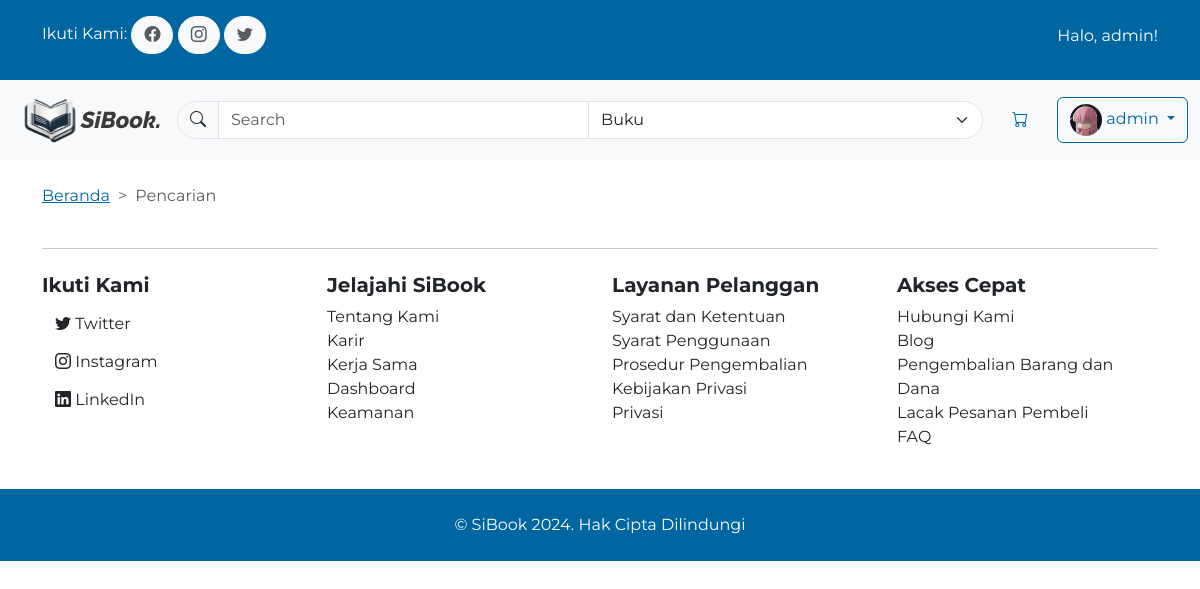
The app's page /search/ (signed in) with its own data.
### bookcommerce/models.py (models this page shows, shortened)
class Customer(AbstractUser):
    email = models.EmailField(max_length=100, unique=True)
    address = models.OneToOneField(Address, on_delete=models.SET_NULL, null=True, blank=True, db_constraint=False)
    profile_picture = models.ImageField(upload_to='profile_pictures/', default='defaults/default_profile_img.jpg', null=True, blank=True)
    groups = models.ManyToManyField('auth.Group', related_name='customers')
    user_permissions = models.ManyToManyField('auth.Permission', related_name='customers')

### bookcommerce/views.py (the view, shortened to what this page needs)
# urls.py: path('search/', search, name='search'),
def search(request):
    return render(request, 'bookcommerce/search.html')

### bookcommerce/templates/bookcommerce/search.html (shortened to what this page needs)
{% extends "bookcommerce/base.html" %}
{% load static %} {% load humanize %}
{% block content %}
<div class="container my-4">
    <div class="row">
        <div class="col" style="--bs-breadcrumb-divider: '>'">
            <nav aria-label="breadcrumb">
                <ol class="breadcrumb">
                    <li class="breadcrumb-item"><a href="/">Beranda</a></li>
                    <li class="breadcrumb-item active" aria-current="page">Pencarian</li>
                </ol>
            </nav>
        </div>
    </div>
</div>
{% endblock content %}

### bookcommerce/templates/bookcommerce/base.html (shortened to what this page needs)
{% load static %}
<!DOCTYPE html>
<html lang="en">
    <head>
        <link rel="stylesheet" href="{% static 'bookcommerce/style.css' %}" />
        <link
            rel="stylesheet"
            href="https://cdn.jsdelivr.net/npm/bootstrap-icons@1.11.3/font/bootstrap-icons.min.css"
        />
    </head>
    <body>
        <div class="d-none d-md-block bg-primary py-3 text-white">
            <div class="container">
                <div class="row">
                    <div class="col">
                        <p class="d-inline">Ikuti Kami:</p>
                        <a href="#" class="btn btn-light rounded-pill text-body-secondary">
                            <i class="bi bi-facebook"></i>
                        </a>
                        <a href="#" class="btn btn-light rounded-pill text-body-secondary">
                            <i class="bi bi-instagram"></i>
                        </a>
                        <a href="#" class="btn btn-light rounded-pill text-body-secondary">
                            <i class="bi bi-twitter"></i>
                        </a>
                    </div>
                    <div class="col text-end">
                        {% if user.is_authenticated %}
                            <p class="mt-2">Halo, {{ user.username }}!</p>
                        {% else %}
                            <a href="#" class="btn btn-link text-white">Butuh bantuan?</a>
                        {% endif %}
                    </div>
                </div>
            </div>
        </div>
        <nav class="navbar navbar-expand-md bg-body-tertiary">
            <div class="container-fluid">
                <a class="navbar-brand" href="/">
                    <img
                        src="{% static '/bookcommerce/assets/logo_horizontal.svg' %}"
                        alt="SiBook"
                        width="150"
                        height="auto"
                    />
                </a>
                <div class="collapse navbar-collapse gap-3 text-end" id="navbarSupportedContent">
                    <form action="{% url 'search' %}" method="POST" class="input-group d-flex flex-grow-1" role="search">
                        <span class="input-group-text rounded-start-pill">
                            <button type="submit" class="btn p-0 border-0 bg-transparent">
                                <i class="bi bi-search"></i>
                            </button>
                        </span>
                        <input
                            class="form-control"
                            type="search"
                            placeholder="Search"
                            aria-label="Search"
                            name="search"
                        />
                        <select name="search_tag" class="form-select rounded-end-pill">
                            <option value="books">Buku</option>
                        </select>
                    </form>
                    {% if user.is_authenticated %}
                    <a href="{% url 'cart_detail' %}" class="btn text-primary">
                        <i class="bi bi-cart"></i>
                    </a>
                    <div class="dropdown">
                        <a class="btn btn-outline-primary dropdown-toggle" href="#" role="button" id="dropdownMenuLink" data-bs-toggle="dropdown" aria-expanded="false">
                            <img src="{{ user.profile_picture.url }}" alt="Profile Picture" class="rounded-circle" width="32" height="32">
                            {{ user.username }}
                        </a>
                    </div>
                    {% else %}
                    <a href="{% url 'login' %}" class="btn btn-outline-primary">Login</a>
                    <a href="{% url 'register' %}" class="btn btn-primary">Daftar</a>
                    {% endif %}
                </div>
            </div>
        </nav>
        {% block content %} {% endblock %}
        <footer class="container my-4">
            <hr />
            <div class="row my-4">
                <div class="col-12 col-md-3">
                    <h5 class="fw-bold">Ikuti Kami</h5>
                    <ul class="list-unstyled">
                        <li>
                            <a href="#" class="btn"><i class="bi bi-twitter"></i> Twitter</a>
                        </li>
                        <li>
                            <a href="#" class="btn"><i class="bi bi-instagram"></i> Instagram</a>
                        </li>
                        <li>
                            <a href="#" class="btn"><i class="bi bi-linkedin"></i> LinkedIn</a>
                        </li>
                    </ul>
                </div>
                <div class="col-12 col-md-3">
                    <h5 class="fw-bold">Jelajahi SiBook</h5>
                    <ul class="list-unstyled">
                        <li>Tentang Kami</li>
                        <li>Karir</li>
                        <li>Kerja Sama</li>
                        <li>Dashboard</li>
                        <li>Keamanan</li>
                    </ul>
                </div>
                <div class="col-12 col-md-3">
                    <h5 class="fw-bold">Layanan Pelanggan</h5>
                    <ul class="list-unstyled">
                        <li>Syarat dan Ketentuan</li>
                        <li>Syarat Penggunaan</li>
                        <li>Prosedur Pengembalian</li>
                        <li>Kebijakan Privasi</li>
                        <li>Privasi</li>
                    </ul>
                </div>
                <div class="col-12 col-md-3">
                    <h5 class="fw-bold">Akses Cepat</h5>
                    <ul class="list-unstyled">
                        <li>Hubungi Kami</li>
                        <li>Blog</li>
                        <li>Pengembalian Barang dan Dana</li>
                        <li>Lacak Pesanan Pembeli</li>
                        <li>FAQ</li>
                    </ul>
                </div>
            </div>
        </footer>
        <div class="bg-primary py-4 text-center">
            <p class="m-0 text-white">© SiBook 2024. Hak Cipta Dilindungi</p>
        </div>
    </body>
</html>

### records on screen
Customer: username "admin", profile_picture (picture)
